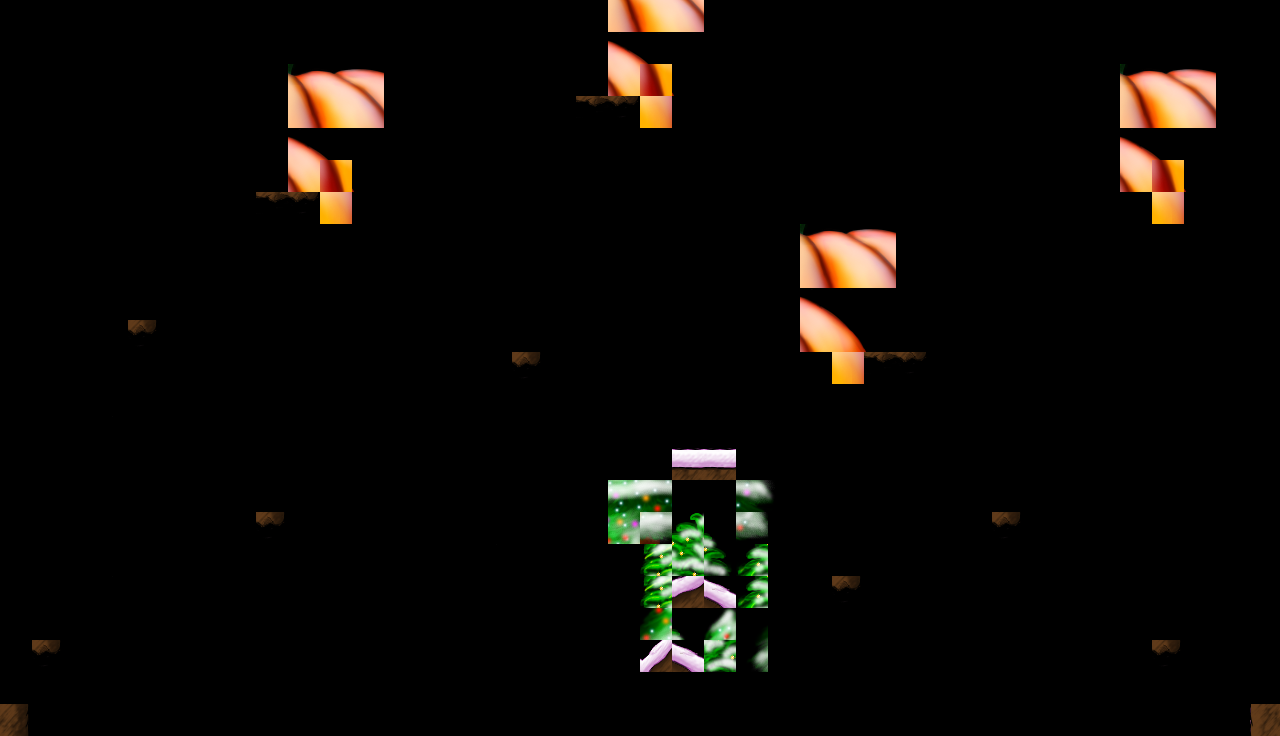

Below is a game level as drawn by its tile map, then a one-line description and the .tmx file that defines it, in full:
An orthogonal 40x23 tile map with 32x32 px tiles, 1 tile layer (Tile Layer 1).

<map version="1.2" tiledversion="1.2.0" orientation="orthogonal" renderorder="right-down" width="40" height="23" tilewidth="32" tileheight="32" infinite="0" nextlayerid="3" nextobjectid="1">
 <tileset firstgid="1" source="tilemap.tsx" />
 <layer id="1" name="Tile Layer 1" width="40" height="23">
  <data encoding="csv">
0,0,0,0,0,0,0,0,0,0,0,0,0,0,0,0,0,0,0,891,892,893,0,0,0,0,0,0,0,0,0,0,0,0,0,0,0,0,0,0,
0,0,0,0,0,0,0,0,0,0,0,0,0,0,0,0,0,0,0,830,831,832,0,0,0,0,0,0,0,0,0,0,0,0,0,0,0,0,0,0,
0,0,0,0,0,0,0,0,0,827,828,829,0,0,0,0,0,0,0,894,958,896,0,0,0,0,0,0,0,0,0,0,0,0,0,827,828,829,0,0,
0,0,0,0,0,0,0,0,0,891,892,893,0,0,0,0,0,0,2229,2230,957,2293,2294,0,0,0,0,0,0,0,0,0,0,0,0,891,892,893,0,0,
0,0,0,0,0,0,0,0,0,830,831,832,0,0,0,0,0,0,3156,3157,3157,3157,3158,0,0,0,0,0,0,0,0,0,0,0,0,830,831,832,0,0,
0,0,0,0,0,0,0,0,0,894,958,896,0,0,0,0,0,0,0,0,0,0,0,0,0,0,0,0,0,0,0,0,0,0,0,894,958,896,0,0,
0,0,0,0,0,0,0,0,2229,2230,957,2357,2358,0,0,0,0,0,0,0,0,0,0,0,0,0,0,0,0,0,0,0,0,0,2357,2358,957,2293,2294,0,
0,0,0,0,0,0,0,0,3156,3157,3157,3157,3158,0,0,0,0,0,0,0,0,0,0,0,0,827,828,829,0,0,0,0,0,0,3156,3157,3157,3157,3158,0,
0,0,0,0,0,0,0,0,0,0,0,0,0,0,0,0,0,0,0,0,0,0,0,0,0,891,892,893,0,0,0,0,0,0,0,0,0,0,0,0,
0,0,0,0,0,0,0,0,0,0,0,0,0,0,0,0,0,0,0,0,0,0,0,0,0,830,831,832,0,0,0,0,0,0,0,0,0,0,0,0,
0,0,0,0,3341,0,0,0,0,0,0,0,0,0,0,0,0,0,0,0,0,0,0,0,0,894,895,896,0,0,0,0,0,0,0,0,0,0,0,0,
0,0,0,0,388,0,0,0,0,0,0,0,0,0,0,0,3341,0,0,0,0,0,0,0,2357,2358,957,2229,2230,0,0,0,0,0,0,0,0,0,0,0,
0,0,0,0,388,0,0,0,0,0,0,0,0,0,0,0,388,0,0,0,0,0,0,0,3156,3157,3157,3157,3158,0,0,0,0,0,0,0,0,0,0,0,
0,0,0,3092,3093,3095,0,0,0,0,0,0,0,0,0,0,388,0,0,0,0,0,0,0,0,0,0,0,0,0,0,0,0,0,0,0,0,0,0,0,
0,0,0,0,388,0,0,0,0,0,0,0,0,0,0,0,388,0,0,0,454,3212,3212,455,0,0,0,0,0,0,0,0,0,0,0,0,0,0,0,0,
0,0,0,0,388,0,0,0,0,0,0,0,0,0,0,0,388,0,0,1597,1598,2609,2610,1599,1600,0,0,0,0,0,0,0,0,0,0,0,0,0,0,0,
0,0,0,0,388,0,0,0,3341,0,0,0,0,0,0,0,388,0,0,1661,1726,1460,1462,1727,1664,0,0,0,0,0,0,3341,0,0,0,0,0,0,0,0,
0,0,0,0,388,0,0,0,388,0,0,0,0,0,0,3092,3093,3095,0,0,1587,1524,1526,1523,0,0,0,0,0,0,0,388,0,0,0,0,0,0,0,0,
0,0,0,3092,3093,3095,0,0,388,0,0,0,0,0,0,0,388,0,0,0,1587,2104,2106,1523,0,0,3341,0,0,0,0,388,0,0,0,0,0,0,0,0,
0,0,0,0,388,0,0,0,388,0,0,0,0,0,0,0,388,0,0,0,1404,1462,1277,1403,0,0,388,0,0,0,0,388,0,0,0,0,0,0,0,0,
0,3341,0,0,388,0,0,0,388,0,0,0,0,0,0,0,388,0,0,0,2107,2106,1529,1467,0,0,388,0,0,0,0,388,0,0,0,0,3341,0,0,0,
3161,3157,3157,3157,3157,3157,3157,3157,3157,3157,3157,3157,3157,3157,3157,3157,3157,3157,3157,3157,3157,3157,3157,3157,3157,3157,3157,3157,3157,3157,3157,3157,3157,3157,3157,3157,3157,3157,3157,3162,
3277,3136,3136,3136,3136,3136,3136,3136,3136,3136,3136,3136,3136,3136,3136,3136,3136,3136,3136,3136,3136,3136,3136,3136,3136,3136,3136,3136,3136,3136,3136,3136,3136,3136,3136,3136,3136,3136,3136,3275
</data>
 </layer>
</map>